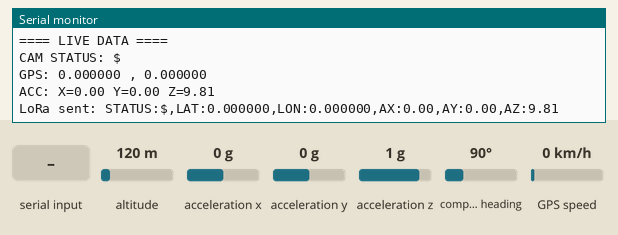
A sketch run on a simulated ESP32. Parts: the last lines printed to the serial monitor. The test bench sets the inputs (shaded band); at power-on: acceleration x 0 g, acceleration y 0 g, acceleration z 1 g, altitude 120 m, compass heading 90°, GPS speed 0 km/h. The GPS gets a fix after 3 s at 37.7749, -122.4194 with 8 satellites; no radio packets arrive unless stated.

Above: at 1.4 s.
1.5 s: "1\n" received over the second serial link
At 2.8 s:
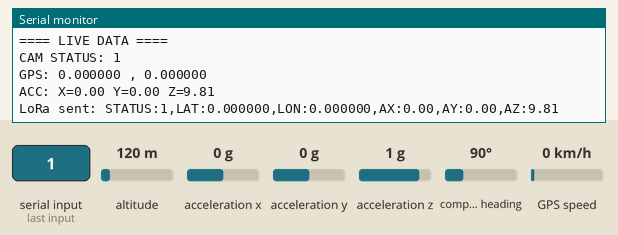
3.6 s: acceleration x set to -1.4 g
At 4.3 s:
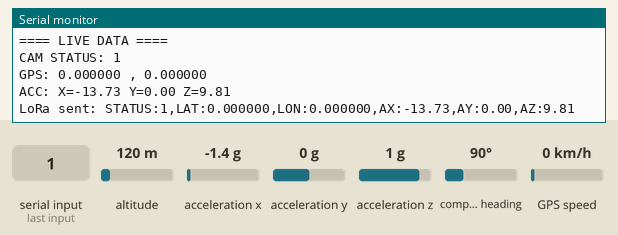
5.1 s: acceleration y set to -1.4 g
At 6.1 s:
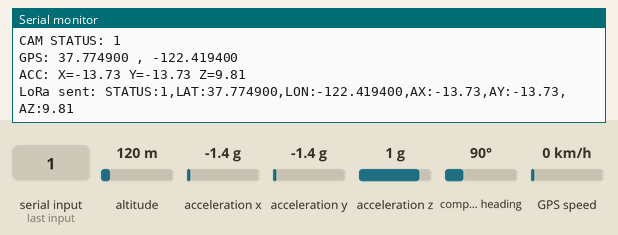
6.6 s: acceleration z set to -1.4 g
At 7.9 s:
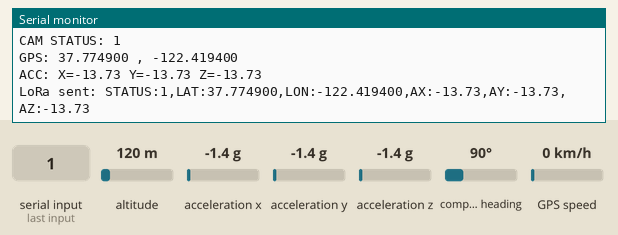
8.1 s: "0\n" received over the second serial link
At 8.9 s:
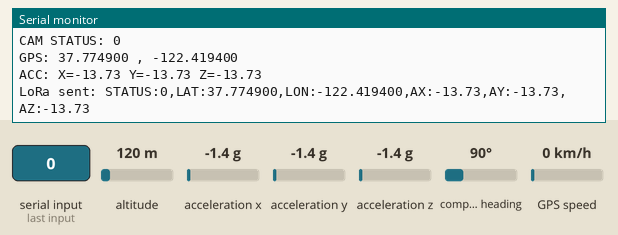

Measured:
- after the input at 1.5 s, the serial monitor: prints a new line after 0.60 s (image 1)
- after the input at 3.6 s, the serial monitor: prints a new line after 0.24 s (image 2)
- after the input at 5.1 s, the serial monitor: prints a new line after 0.48 s (image 3)
- after the input at 6.6 s, the serial monitor: prints a new line after 0.73 s (image 4)
- after the input at 8.1 s, the serial monitor: prints a new line after 0.11 s (image 5)

The sketch:

esp32_main_transmitter.ino
```cpp
// ESP32 MAIN (TRANSMITTER)
// - Read ESP32-CAM status via UART1 (RX_CAM=GPIO4)
// - GPS on UART2 (RX2=16, TX2=17) using TinyGPSPlus
// - ADXL345 on I2C (SDA=21, SCL=22)
// - LoRa send packet
//
// Wiring summary:
// - CAM GPIO4(TX) -> MAIN GPIO4(RX1)
// - CAM GPIO15(RX) <- MAIN GPIO15(TX1)   (TX not required if CAM only sends)
// - GPS TX -> MAIN GPIO16 (RX2), GPS RX -> MAIN GPIO17 (TX2)
// - ADXL345 SDA->21, SCL->22, VCC->3.3V, GND->GND
// - LoRa: SCK=33, MISO=26, MOSI=27, SS=14, RST=5, DIO0=2
// - GNDs connected

#include <Wire.h>
#include <TinyGPSPlus.h>
#include <Adafruit_ADXL345_U.h>
#include <SPI.h>
#include <LoRa.h>

#define RX_CAM 33    // read from ESP32-CAM TX (GPIO4)
#define TX_CAM 32   // (optional CAM RX)
HardwareSerial SerialCAM(1); // UART1 to read camera status

// GPS on UART2
#define GPS_RX 16   // GPS TX -> ESP32 RX2
#define GPS_TX 17   // GPS RX -> ESP32 TX2
HardwareSerial SerialGPS(2);
TinyGPSPlus gps;

// ADXL345
Adafruit_ADXL345_Unified accel = Adafruit_ADXL345_Unified(12345);

// LoRa pins (SX127x)
#define LORA_SCK 25
#define LORA_MISO 26
#define LORA_MOSI 27
#define LORA_SS 14
#define LORA_RST 5
#define LORA_DIO0 2
SPIClass SPI_LORA(VSPI);

String camStatus = "NORMAL";
double lat = 0.0, lon = 0.0;
float ax=0, ay=0, az=0;

void setup() {
  Serial.begin(115200);
  delay(200);

  // I2C for ADXL345
  Wire.begin(21, 22);
  if (!accel.begin()) {
    Serial.println("ADXL345 not found!");
    // continue but values will be zero
  } else {
    accel.setRange(ADXL345_RANGE_16_G);
  }

  // Serial1: read CAM on RX_CAM
  SerialCAM.begin(9600, SERIAL_8N1, RX_CAM, TX_CAM); // RX pin then TX pin

  // SerialGPS UART2
  SerialGPS.begin(9600, SERIAL_8N1, GPS_RX, GPS_TX);

  // LoRa init
  SPI_LORA.begin(LORA_SCK, LORA_MISO, LORA_MOSI, LORA_SS);
  LoRa.setSPI(SPI_LORA);
  LoRa.setPins(LORA_SS, LORA_RST, LORA_DIO0);
  if(!LoRa.begin(433E6)) {
    Serial.println("LoRa init failed!");
    while(1);
  }

  Serial.println("MAIN ESP32 (transmitter) ready");
}

void loop() {
  // 1) Read camera status if available
  if (SerialCAM.available()) {
    camStatus = SerialCAM.readStringUntil('\n');
    camStatus.trim();
    if (camStatus.length() == 0) camStatus = "NORMAL";
  }

  // 2) Read GPS stream
  while (SerialGPS.available()) {
    gps.encode(SerialGPS.read());
  }
  if (gps.location.isValid()) {
    lat = gps.location.lat();
    lon = gps.location.lng();
  }

  // 3) Read ADXL345
  sensors_event_t event;
  accel.getEvent(&event);
  ax = event.acceleration.x;
  ay = event.acceleration.y;
  az = event.acceleration.z;

  // 4) Print debug locally
  Serial.println("==== LIVE DATA ====");
  Serial.println("CAM STATUS: " + camStatus);
  Serial.printf("GPS: %.6f , %.6f\n", lat, lon);
  Serial.printf("ACC: X=%.2f Y=%.2f Z=%.2f\n", ax, ay, az);

  // 5) Build LoRa packet
  String packet = "";
  packet += "STATUS:" + camStatus;
  packet += ",LAT:" + String(lat, 6);
  packet += ",LON:" + String(lon, 6);
  packet += ",AX:" + String(ax, 2);
  packet += ",AY:" + String(ay, 2);
  packet += ",AZ:" + String(az, 2);

  LoRa.beginPacket();
  LoRa.print(packet);
  LoRa.endPacket();

  Serial.print("LoRa sent: "); Serial.println(packet);

  delay(800); // adjust send rate as needed
}
```
